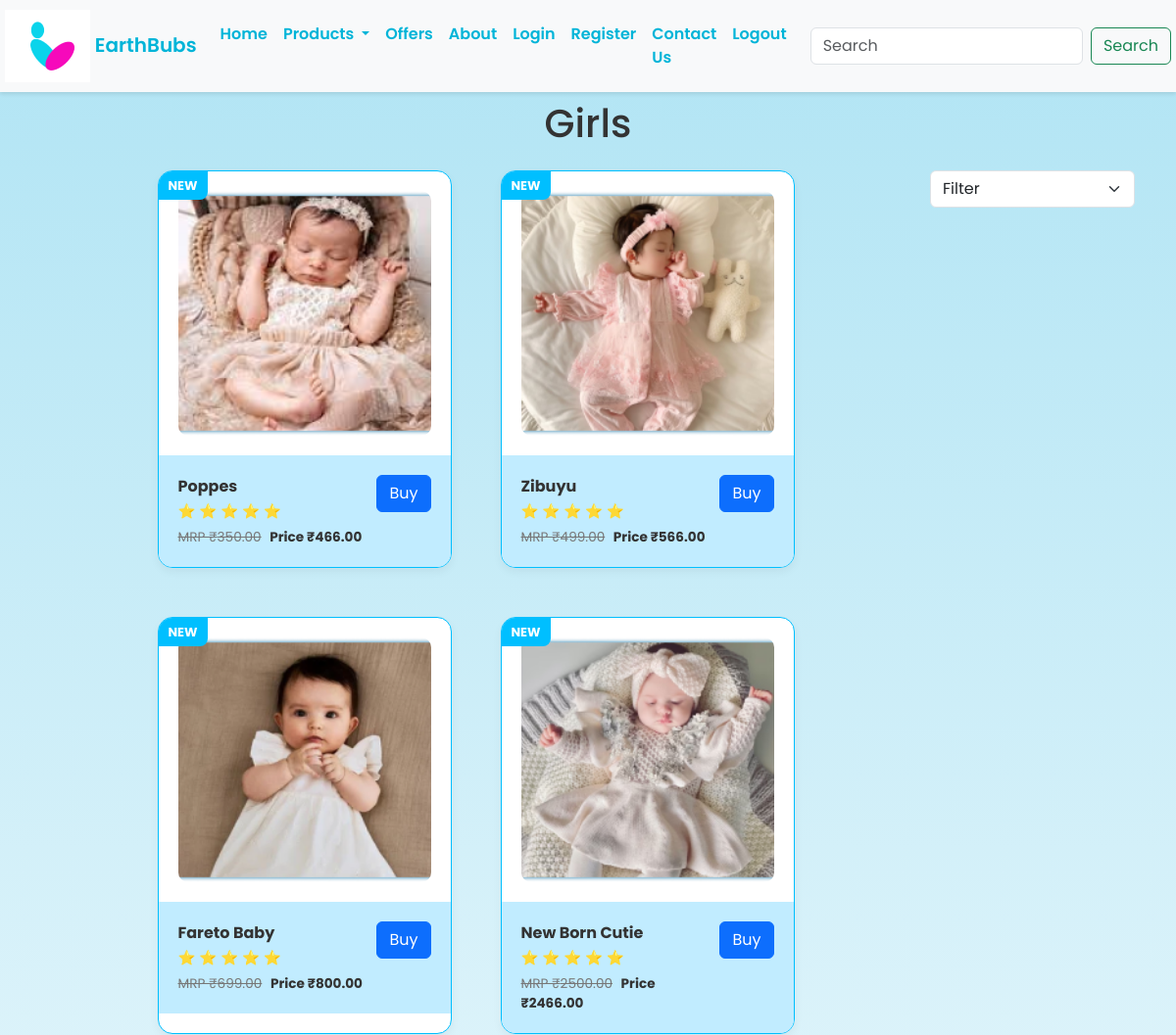
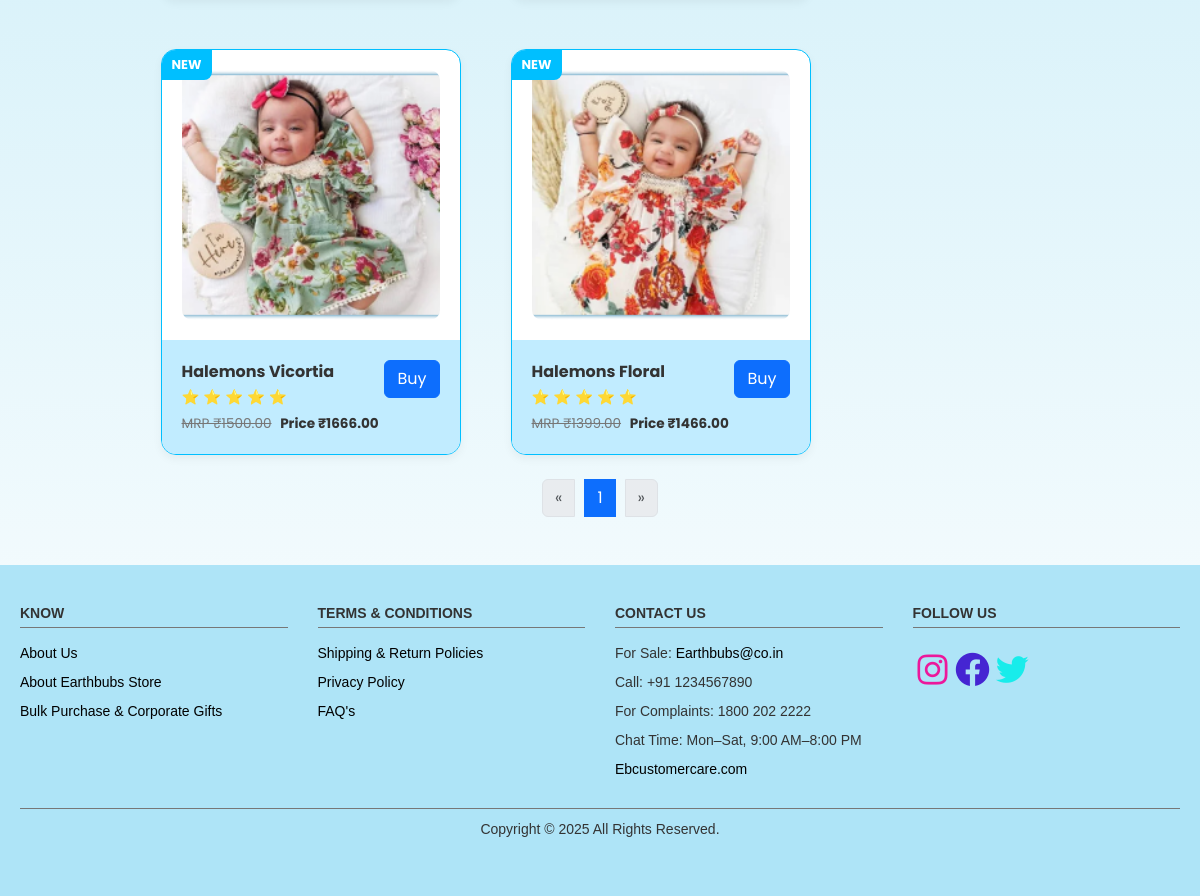
Page /girls/ on the committed database (2 pictures, top to bottom).
### store/models.py (models this page shows, shortened)
class Product(models.Model):
    name = models.CharField(max_length=100)
    price = models.DecimalField(max_digits=10, decimal_places=2)
    mrp = models.DecimalField(max_digits=10, decimal_places=2, null=True, blank=True)
    created_at = models.DateTimeField(default=timezone.now)
    image = models.ImageField(upload_to='products/')
    category = models.CharField(max_length=50, choices=CATEGORY_CHOICES, default='all')
    rating = models.DecimalField(max_digits=2, decimal_places=1, default=0.0)

### store/views.py (the view)
# urls.py: path('girls/', views.girls_list, name='girls_list'),
def girls_list(request):
    products = Product.objects.filter(category__iexact="girls").order_by('-created_at')
    paginator = Paginator(products, 6)
    page_number = request.GET.get('page')
    page_obj = paginator.get_page(page_number)
    return render(request, "products.html", {"page_obj": page_obj, "title": "Girls"})

### store/templates/products.html (shortened to what this page needs)
{% extends 'base.html' %}
{% load static %}
{% block content %}
<div class="container my-5">
    <h1 class="mb-4 text-center" style="padding-top: 30px; margin: 20px;">{{ title }}</h1>
    <select class="form-select w-auto" id="priceFilter" style="margin-bottom: 20px; margin-left: 20px; float: right;">
      <option value="all">Filter</option>
    </select>
    <div class="products-container">
        {% for product in page_obj %}
        <div class="product-card" class="col-md-4 mb-4">
            <div class="new-label">NEW</div>
            <div class="product-image">
                {% if product.image %}
                <img src="{{ product.image.url }}" alt="{{ product.name }}">
                {% else %}
                <img src="{% static 'img/placeholder.png' %}" alt="No image available">
                {% endif %}
            </div>
            <div class="product-footer">
                <div class="product-info">
                    <span class="product-name">{{ product.name }}</span>
                    <div class="rating">
                        {% for i in "12345"|slice:":product.rating" %}
                            ⭐
                        {% endfor %}
                    </div>
                    <div class="price-info">
                        {% if product.mrp %}
                        <span class="mrp">MRP ₹{{ product.mrp }}</span>
                        {% endif %}
                        <span class="price">Price ₹{{ product.price }}</span>
                    </div>
                </div>
{% if product.id %}
    <a href="{% url 'add_to_cart' product.id %}" class="btn btn-primary">Buy</a>
{% endif %}
            </div>
        </div>
        {% empty %}
        <p>No products found.</p>
        {% endfor %}
    </div>
    <nav aria-label="Page navigation example" class="mt-4">
      <ul class="pagination justify-content-center">
        {% if page_obj.has_previous %}
          <li class="page-item">
            <a class="page-link" href="?page={{ page_obj.previous_page_number }}" aria-label="Previous">
              <span aria-hidden="true">&laquo;</span>
            </a>
          </li>
        {% else %}
          <li class="page-item disabled">
            <span class="page-link" aria-hidden="true">&laquo;</span>
          </li>
        {% endif %}
        {% for num in page_obj.paginator.page_range %}
          {% if page_obj.number == num %}
            <li class="page-item active" aria-current="page">
              <span class="page-link">{{ num }}</span>
            </li>
          {% else %}
            <li class="page-item"><a class="page-link" href="?page={{ num }}">{{ num }}</a></li>
          {% endif %}
        {% endfor %}
        {% if page_obj.has_next %}
          <li class="page-item">
            <a class="page-link" href="?page={{ page_obj.next_page_number }}" aria-label="Next">
              <span aria-hidden="true">&raquo;</span>
            </a>
          </li>
        {% else %}
          <li class="page-item disabled">
            <span class="page-link" aria-hidden="true">&raquo;</span>
          </li>
        {% endif %}
      </ul>
    </nav>
</div>
{% endblock %}

### store/static/css/style.css (style rules this page uses)
body { font-family: 'Poppins', sans-serif; background: linear-gradient(to bottom, #B0E4F4, #ffffff); color: #333; }
.products-container { display: flex; justify-content: center; flex-wrap: wrap; gap: 50px; }
.product-card { position: relative; width: 300px; border: 1px solid #00bfff; border-radius: 14px; overflow: hidden; background: white; box-shadow: 0 4px 10px rgba(0,0,0,0.05); }
.new-label { position: absolute; top: 0; left: 0; background: #00bfff; color: white; padding: 5px 10px; font-weight: bold; font-size: 0.8rem; border-bottom-right-radius: 8px; }
.product-image { padding: 20px; }
.product-image img { width: 100%; height: 200px; border-radius: 10px; }
.product-footer { background: #c1ecff; padding: 20px; display: flex; justify-content: space-between; align-items: flex-start; }
.product-info { text-align: left; }
.product-name { font-weight: bold; display: block; margin-bottom: 3px; }
.rating { font-size: 0.9rem; color: gold; margin-bottom: 5px; }
.price-info { font-size: 0.85rem; }
.mrp { text-decoration: line-through; color: #777; margin-right: 5px; }
.price { font-weight: bold; }
.pagination { margin-top: 20px; text-align: center; }
.pagination span { margin: 0 10px; color: #666; }
.product-card { border-radius: 15px; overflow: hidden; transition: transform 0.2s ease, box-shadow 0.2s ease; }
.product-card img { height: 250px; object-fit: cover; }

### rows in the picture
Product: image (picture), name "Poppes", mrp "350.00", price "466.00", shows "Buy"
Product: image (picture), name "Zibuyu", mrp "499.00", price "566.00", shows "Buy"
Product: image (picture), name "Fareto Baby", mrp "699.00", price "800.00", shows "Buy"
Product: image (picture), name "New Born Cutie", mrp "2500.00", price "2466.00", shows "Buy"
Product: image (picture), name "Halemons Vicortia", mrp "1500.00", price "1666.00", shows "Buy"
Product: image (picture), name "Halemons Floral", mrp "1399.00", price "1466.00", shows "Buy"

### other values in the picture
{{ title }} "Girls"
{{ num }} "1"
